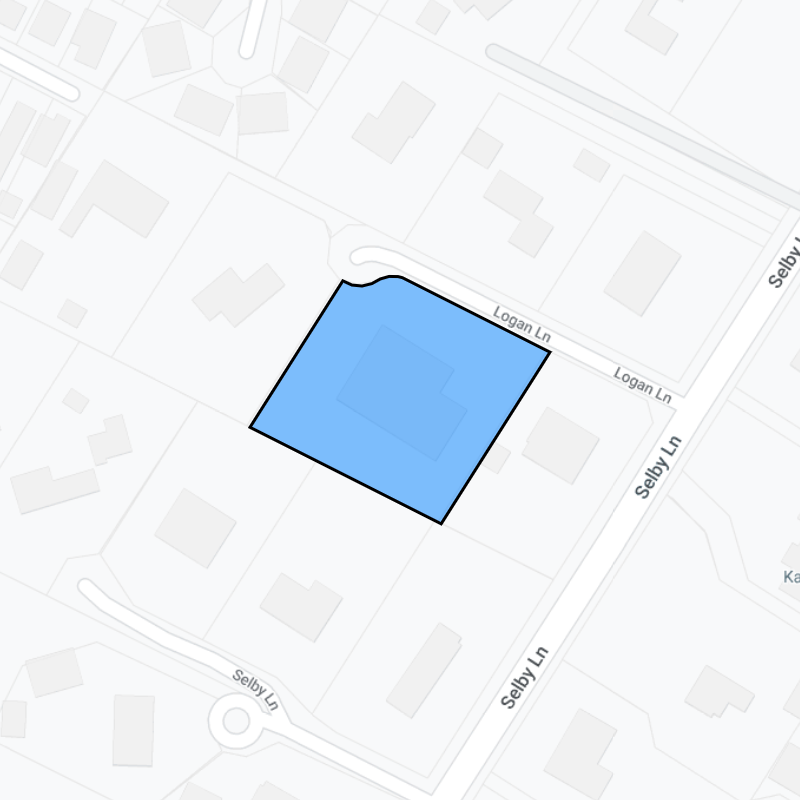
#> input picture test.png, 800 x 800 px
$ python imageProcess.py
#> lines starting #> are read from the running program, lines starting #| are printed output that depends on the picture
# [6 lines of commented-out code are left out]
from PIL import Image
import numpy

# [4 lines of commented-out code are left out]
def find_coeffs(source_coords, target_coords):
    matrix = []
    for s, t in zip(source_coords, target_coords):
        matrix.append([t[0], t[1], 1, 0, 0, 0, -s[0]*t[0], -s[0]*t[1]])
        matrix.append([0, 0, 0, t[0], t[1], 1, -s[1]*t[0], -s[1]*t[1]])
    A = numpy.matrix(matrix, dtype=numpy.float)
    B = numpy.array(source_coords).reshape(8)
    res = numpy.dot(numpy.linalg.inv(A.T * A) * A.T, B)
    return numpy.array(res).reshape(8)


img = Image.open("test.png")
#> img is the input picture: PIL image 800x800 RGBA; mean R, G, B, A 237.2, 242.2, 247, 255
img = img.rotate(45, expand=True)
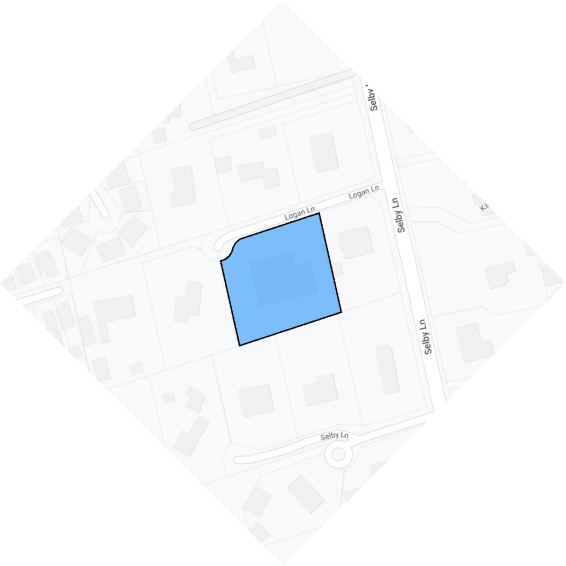
#> img: PIL image 1132x1132 RGBA (shown at 1/2 size); mean R, G, B, A 118.4, 120.9, 123.3, 127.3; transparent parts drawn white


coeffs = find_coeffs(
    [(0, 0), (1134, 0), (1134, 1134), (0, 1134)],
    [(150, 150), (984, 150), (1134, 600), (0, 600)])

img = img.transform((1134, 1134), Image.PERSPECTIVE, coeffs,Image.BICUBIC)
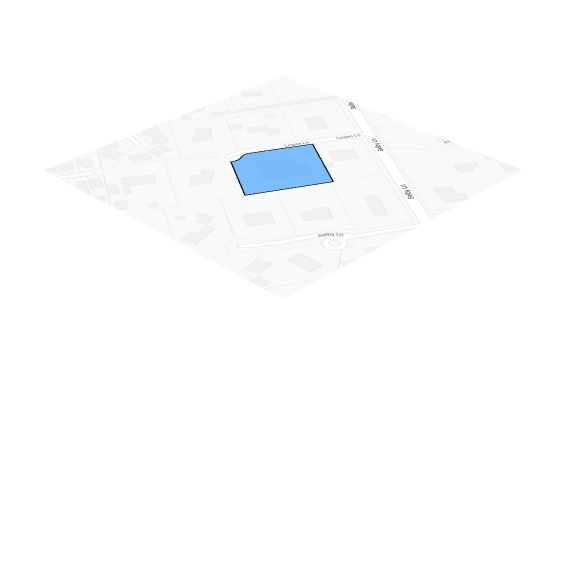
#> img: PIL image 1134x1134 RGBA (shown at 1/2 size); mean R, G, B, A 39.8, 40.7, 41.4, 42.6; transparent parts drawn white
img.save("12345.png")

$ run again, with testOut.png copied over test.png
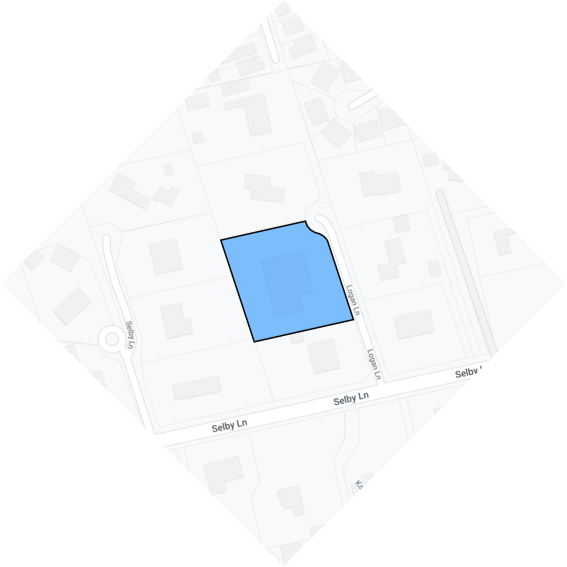
#> input picture testOut.png, 1134 x 1134 px (shown at 1/2 size)
#> img is the input picture: PIL image 1134x1134 RGBA; mean R, G, B, A 118.4, 120.9, 123.3, 126.9
#> `img = img.rotate(45, expand=True)`:
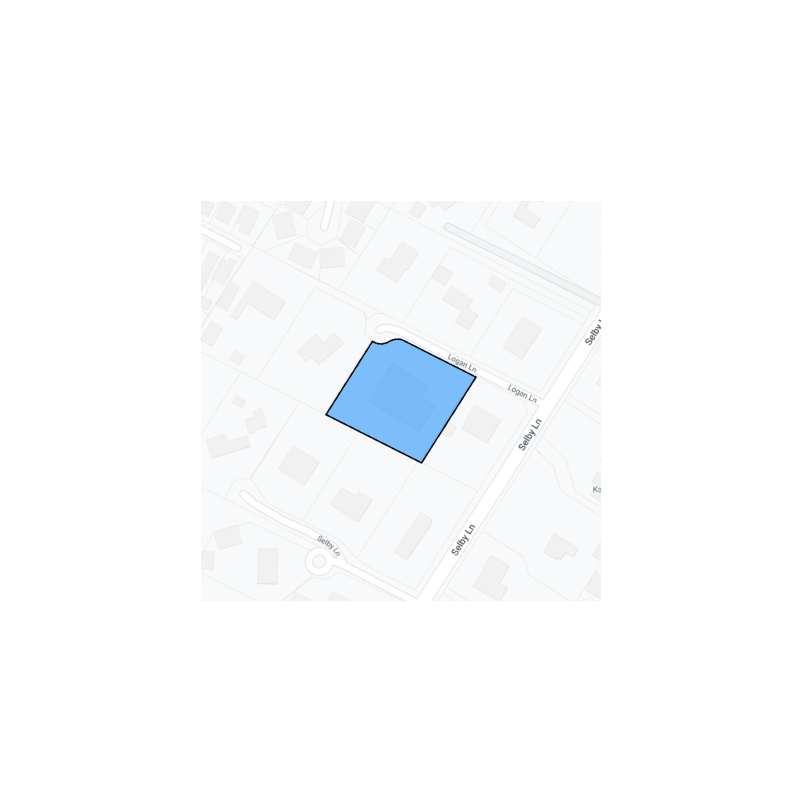
#> img: PIL image 1604x1604 RGBA (shown at 1/2 size); mean R, G, B, A 59.2, 60.4, 61.6, 63.5; transparent parts drawn white
#> `img = img.transform((1134, 1134), Image.PERSPECTIVE, coeffs,Image.BICU..`:
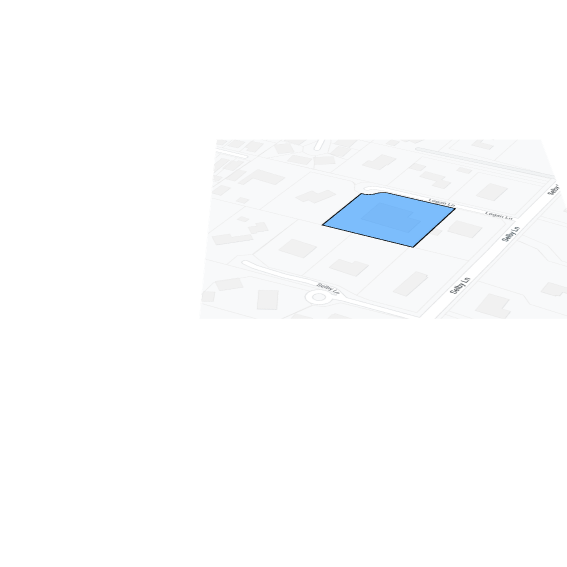
#> img: PIL image 1134x1134 RGBA (shown at 1/2 size); mean R, G, B, A 47, 48, 48.9, 50.3; transparent parts drawn white
